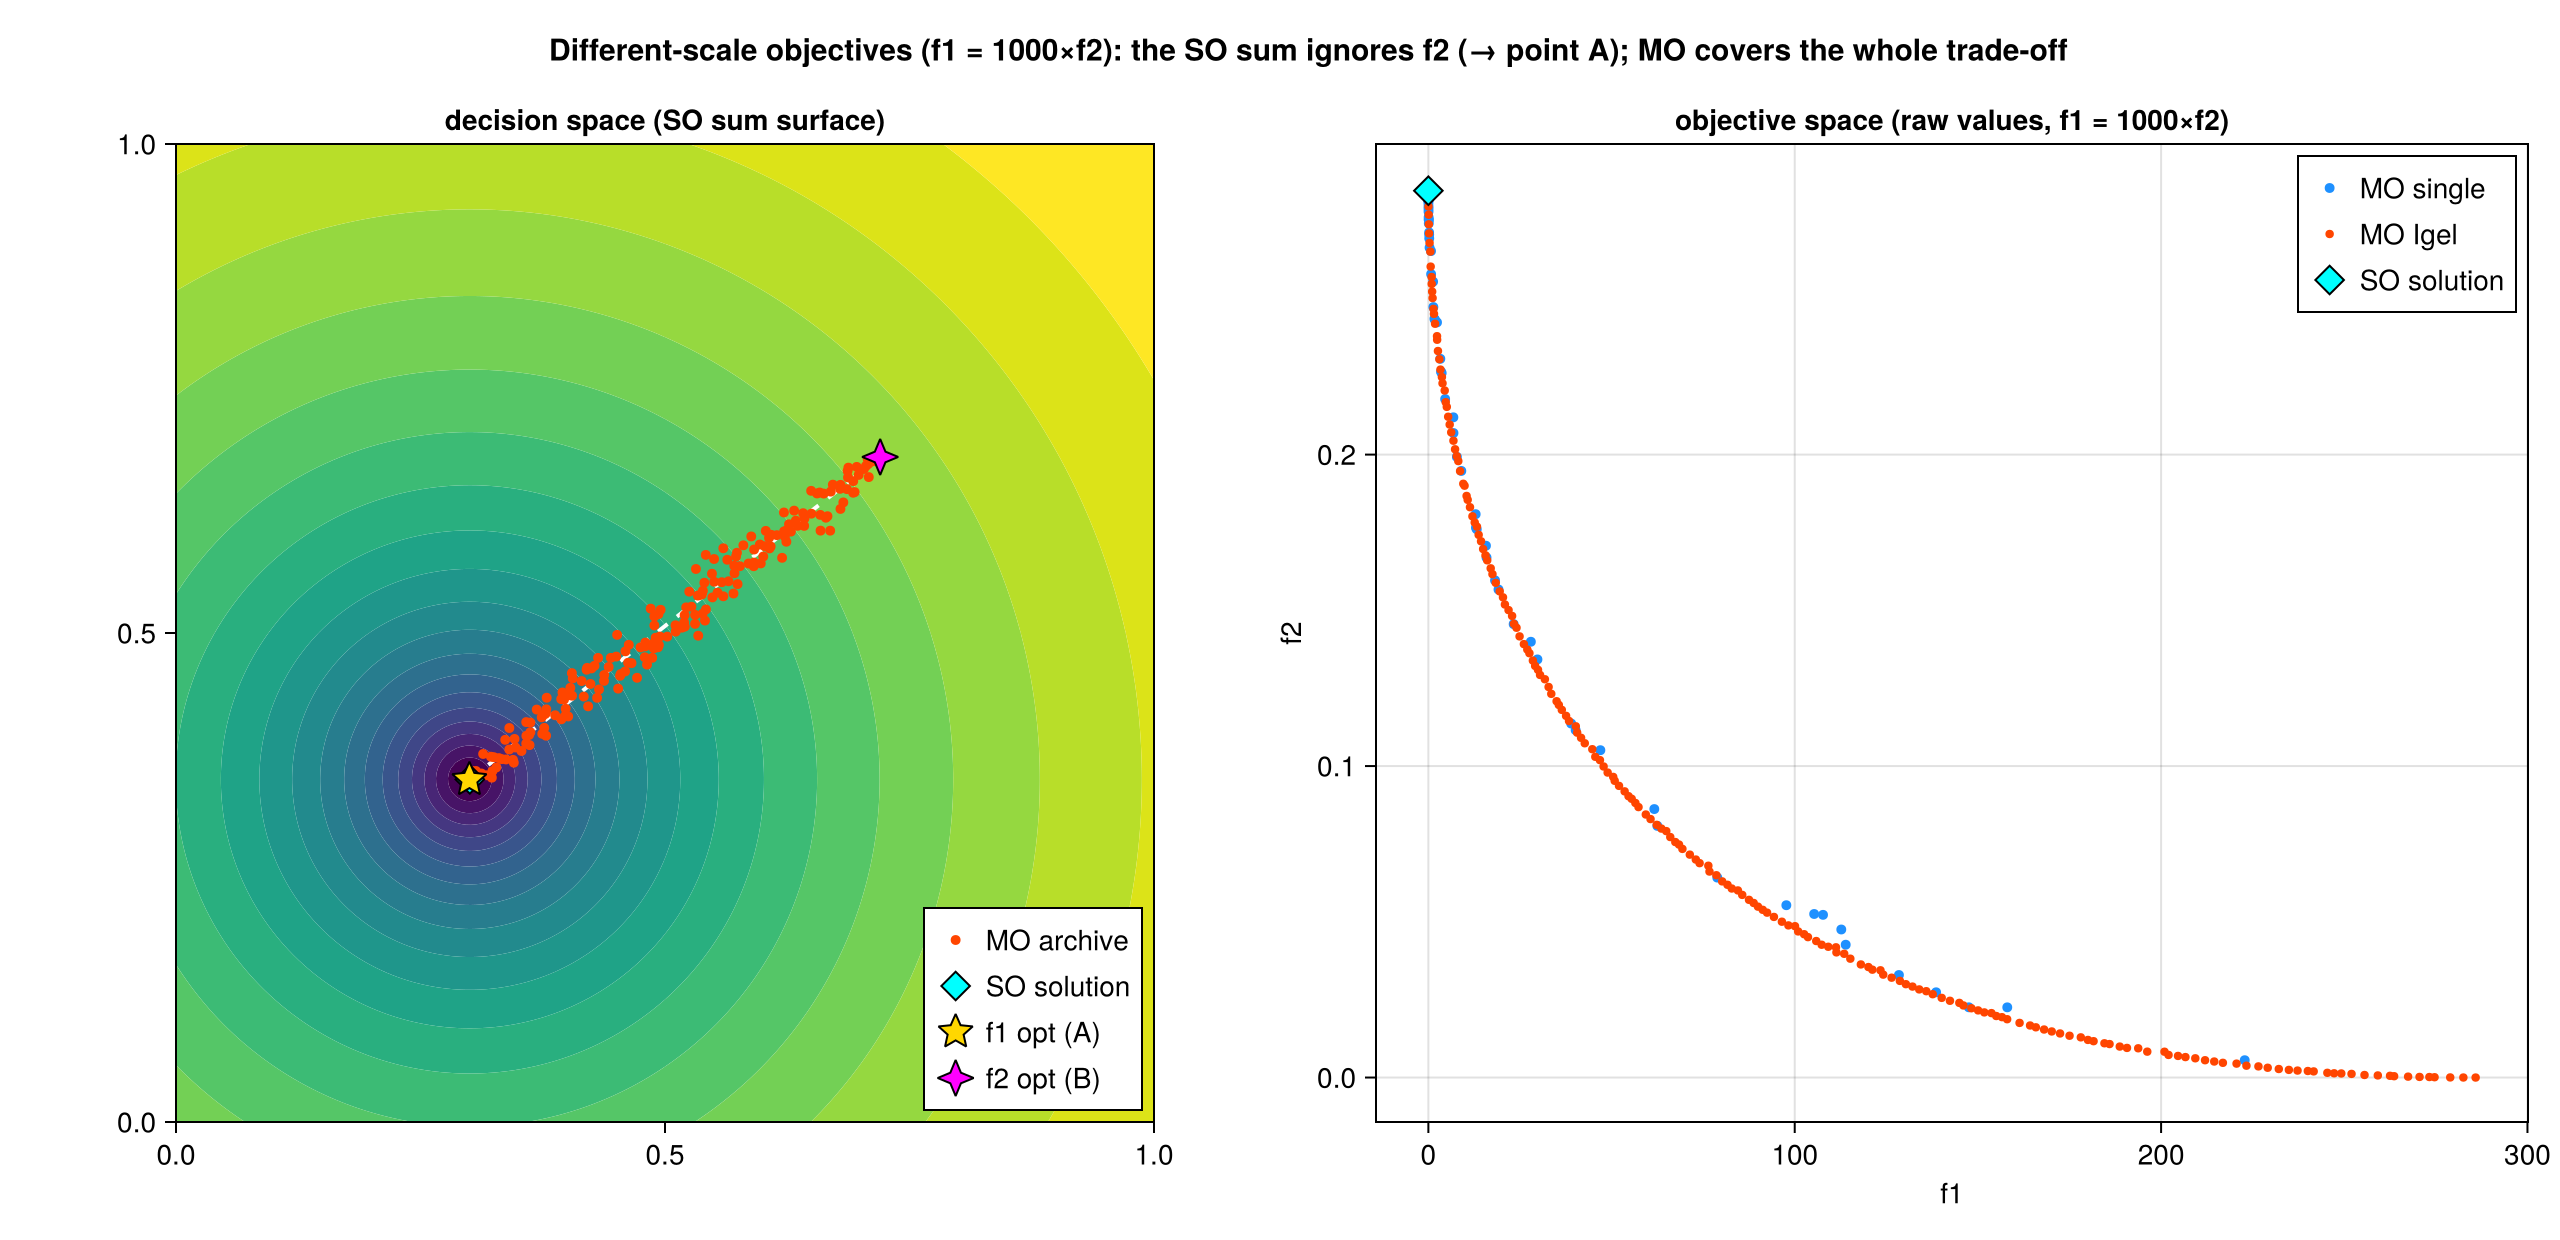

The Julia source for this figure:
# Different-SCALE objectives — where MO must beat a scalarized SO. f1 is ~1000× the scale of f2, so
# the SO aggregate (f1+f2) is dominated by f1 and treats f2 as NOISE: SO converges to f1's optimum
# and ignores f2 entirely. MO (Pareto dominance is scale-invariant) trades the two off and covers the
# f2 dimension SO throws away. 2-D so it's plottable.  Run: ./julia_gdal.sh --project=. test/toy_scales.jl
using Pan
const CMAES   = Pan.Search.CMAES
const MOCMAES = Pan.Search.MOCMAES
const IGEL    = Pan.Search.IgelMOCMAES
const MOLBSA  = Pan.Search.MOLBSA
import Random, Statistics, Sobol
import CairoMakie
const MK = CairoMakie
const OUTDIR = @__DIR__

const A = (0.3, 0.35); const B = (0.72, 0.68)
f1(u) = 1000.0 * ((u[1]-A[1])^2 + (u[2]-A[2])^2)        # LARGE scale (min 0 at A)
f2(u) = (u[1]-B[1])^2 + (u[2]-B[2])^2                   # small scale  (min 0 at B)
fso(u) = (uu=clamp.(u,0,1); f1(uu) + f2(uu))            # scalarized SO objective (the sum)
mofit(u) = (uu=clamp.(u,0,1); MOLBSA.MOFitness(Float32[f1(uu), f2(uu)], Float64(f1(uu)+f2(uu))))
const F2OPT = (B[1]-A[1])^2 + (B[2]-A[2])^2             # f2 value AT A (what SO is stuck with)

sob(n) = (s=Sobol.SobolSeq(2); [Sobol.next!(s) for _ in 1:n])

# single-objective CMA-ES on the SUM (best of a few restarts)
function run_so()
  best = nothing
  for sd in 1:6
    rng = Random.MersenneTwister(sd); u0 = rand(rng, 2)
    st = CMAES.CMAESState(copy(u0), 0.25, CMAES.CMAESCandidate(copy(u0), fso(u0)), rng; max_iter=10^6)
    for g in 1:80
      xs = CMAES.ask(st); fits = [fso(x) for x in xs]; CMAES.tell!(st, fits, xs)
      k = argmin(fits); CMAES.note_best!(st, CMAES.CMAESCandidate(copy(xs[k]), fits[k]))
    end
    (best === nothing || st.best.fx < best.fx) && (best = st.best)
  end
  best.x
end
function run_mocmaes()
  rng = Random.MersenneTwister(3); u0 = [0.5,0.5]
  st = MOCMAES.MOCMAESState(copy(u0), 0.3, MOLBSA.MOCandidate(copy(u0), mofit(u0)), rng; max_iter=10^6, archive_cap=200)
  for g in 1:90; xs=CMAES.ask(st); MOCMAES.tell!(st,[mofit(x) for x in xs],xs); for x in xs; MOCMAES.update_archive!(st, MOLBSA.MOCandidate(copy(x),mofit(x))); end; end
  st
end
function run_igel()
  rng = Random.MersenneTwister(5); us = sob(20)
  st = IGEL.IgelState(us, [MOLBSA.MOCandidate(u, mofit(u)) for u in us], rng; sigma0=0.22, archive_cap=200, max_iter=10^6)
  for g in 1:120; o=IGEL.ask(st); IGEL.tell!(st,[mofit(x) for x in o],o); end
  st
end

so_x = run_so()
stmo = run_mocmaes()
stig = run_igel()
so_f2 = f2(so_x)
mo_minf2 = minimum(Float64(m.fx.objectives[2]) for m in stmo.archive)
ig_minf2 = minimum(Float64(m.fx.objectives[2]) for m in stig.archive)
println("SO (minimize f1+f2):  converged to f1=$(round(f1(so_x),sigdigits=3)) (≈0, i.e. point A), but f2=$(round(so_f2,sigdigits=3)) — f2 IGNORED (its optimum is 0)")
println("MO single-dist:  archive=$(length(stmo.archive))  reaches f2 as low as $(round(mo_minf2,sigdigits=3))")
println("MO Igel pop:     archive=$(length(stig.archive))  reaches f2 as low as $(round(ig_minf2,sigdigits=3))")
@assert so_f2 > 0.5*F2OPT "SO should leave f2 near its A-value (ignored), got $so_f2 vs F2OPT=$F2OPT"
@assert min(mo_minf2, ig_minf2) < 0.15*so_f2 "MO should reach much lower f2 than SO (the dimension SO ignores)"
println("→ MO reaches f2≈$(round(min(mo_minf2,ig_minf2),sigdigits=2)) vs SO's f2≈$(round(so_f2,sigdigits=2)): MO recovers the small-scale objective SO treated as noise — OK")

# ---- figure ----
let
  gx=range(0,1;length=200); gy=range(0,1;length=200)
  fig = MK.Figure(size=(1280,620))
  MK.Label(fig[0,1:2], "Different-scale objectives (f1 = 1000×f2): the SO sum ignores f2 (→ point A); MO covers the whole trade-off"; fontsize=15, font=:bold)
  # decision space
  Zso=[log10(fso((x,y))+1) for x in gx, y in gy]
  axd=MK.Axis(fig[1,1]; title="decision space (SO sum surface)", aspect=1, limits=(0,1,0,1))
  MK.contourf!(axd,gx,gy,Zso;levels=20,colormap=:viridis)
  MK.lines!(axd,[A[1],B[1]],[A[2],B[2]];color=:white,linestyle=:dash,linewidth=2)
  MK.scatter!(axd,[m.x[1] for m in stig.archive],[m.x[2] for m in stig.archive];color=:orangered,markersize=7,label="MO archive")
  MK.scatter!(axd,[so_x[1]],[so_x[2]];color=:cyan,markersize=16,marker=:diamond,strokecolor=:black,strokewidth=1,label="SO solution")
  MK.scatter!(axd,[A[1]],[A[2]];marker=:star5,markersize=20,color=:gold,strokecolor=:black,strokewidth=1,label="f1 opt (A)")
  MK.scatter!(axd,[B[1]],[B[2]];marker=:star4,markersize=20,color=:magenta,strokecolor=:black,strokewidth=1,label="f2 opt (B)")
  MK.axislegend(axd;position=:rb,framevisible=true)
  # objective space (raw values — x and y autoscale independently to each objective's native range)
  axo=MK.Axis(fig[1,2]; title="objective space (raw values, f1 = 1000×f2)", xlabel="f1", ylabel="f2")
  MK.scatter!(axo,[Float64(m.fx.objectives[1]) for m in stmo.archive],[Float64(m.fx.objectives[2]) for m in stmo.archive];color=:dodgerblue,markersize=7,label="MO single")
  MK.scatter!(axo,[Float64(m.fx.objectives[1]) for m in stig.archive],[Float64(m.fx.objectives[2]) for m in stig.archive];color=:orangered,markersize=6,label="MO Igel")
  MK.scatter!(axo,[f1(so_x)],[so_f2];color=:cyan,markersize=16,marker=:diamond,strokecolor=:black,strokewidth=1,label="SO solution")
  MK.axislegend(axo;position=:rt,framevisible=true)
  MK.save(joinpath(OUTDIR,"toy_scales.png"), fig); println("wrote ", joinpath(OUTDIR,"toy_scales.png"))
end
println("=== DIFFERENT-SCALE OBJECTIVES TOY TEST PASSED ===")
